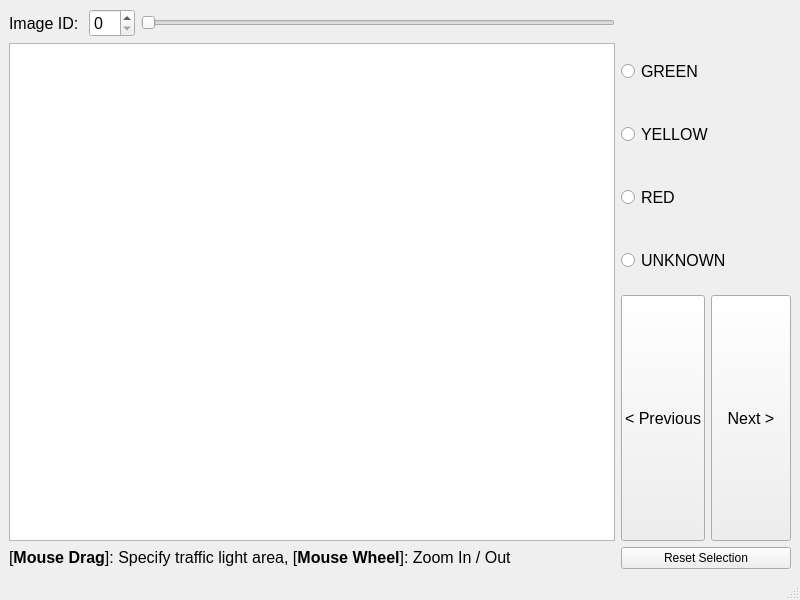
<?xml version="1.0" encoding="UTF-8"?>
<ui version="4.0">
 <class>LabelMakerGui</class>
 <widget class="QMainWindow" name="LabelMakerGui">
  <property name="geometry">
   <rect>
    <x>0</x>
    <y>0</y>
    <width>800</width>
    <height>600</height>
   </rect>
  </property>
  <property name="windowTitle">
   <string>trafficlight_recognizer/Label_Maker</string>
  </property>
  <property name="styleSheet">
   <string notr="true"/>
  </property>
  <widget class="QWidget" name="centralwidget">
   <layout class="QGridLayout" name="gridLayout">
    <item row="0" column="0">
     <layout class="QHBoxLayout" name="horizontalLayout_2">
      <item>
       <widget class="QLabel" name="label">
        <property name="sizePolicy">
         <sizepolicy hsizetype="Fixed" vsizetype="Preferred">
          <horstretch>0</horstretch>
          <verstretch>0</verstretch>
         </sizepolicy>
        </property>
        <property name="font">
         <font>
          <pointsize>12</pointsize>
         </font>
        </property>
        <property name="text">
         <string>Image ID: </string>
        </property>
       </widget>
      </item>
      <item>
       <widget class="QSpinBox" name="image_id_spin_box_">
        <property name="font">
         <font>
          <pointsize>12</pointsize>
         </font>
        </property>
       </widget>
      </item>
      <item>
       <widget class="QSlider" name="image_id_horizontal_slider_">
        <property name="orientation">
         <enum>Qt::Horizontal</enum>
        </property>
       </widget>
      </item>
     </layout>
    </item>
    <item row="1" column="1">
     <layout class="QVBoxLayout" name="verticalLayout_2">
      <item>
       <layout class="QVBoxLayout" name="verticalLayout">
        <item>
         <widget class="QRadioButton" name="green_radio_button_">
          <property name="sizePolicy">
           <sizepolicy hsizetype="Preferred" vsizetype="Preferred">
            <horstretch>0</horstretch>
            <verstretch>0</verstretch>
           </sizepolicy>
          </property>
          <property name="font">
           <font>
            <pointsize>12</pointsize>
           </font>
          </property>
          <property name="cursor">
           <cursorShape>PointingHandCursor</cursorShape>
          </property>
          <property name="text">
           <string>GREEN</string>
          </property>
          <property name="iconSize">
           <size>
            <width>24</width>
            <height>24</height>
           </size>
          </property>
          <attribute name="buttonGroup">
           <string notr="true">radio_button_group_</string>
          </attribute>
         </widget>
        </item>
        <item>
         <widget class="QRadioButton" name="yellow_radio_button_">
          <property name="sizePolicy">
           <sizepolicy hsizetype="Preferred" vsizetype="Preferred">
            <horstretch>0</horstretch>
            <verstretch>0</verstretch>
           </sizepolicy>
          </property>
          <property name="font">
           <font>
            <pointsize>12</pointsize>
           </font>
          </property>
          <property name="cursor">
           <cursorShape>PointingHandCursor</cursorShape>
          </property>
          <property name="text">
           <string>YELLOW</string>
          </property>
          <property name="iconSize">
           <size>
            <width>24</width>
            <height>24</height>
           </size>
          </property>
          <attribute name="buttonGroup">
           <string notr="true">radio_button_group_</string>
          </attribute>
         </widget>
        </item>
        <item>
         <widget class="QRadioButton" name="red_radio_button_">
          <property name="sizePolicy">
           <sizepolicy hsizetype="Preferred" vsizetype="Preferred">
            <horstretch>0</horstretch>
            <verstretch>0</verstretch>
           </sizepolicy>
          </property>
          <property name="font">
           <font>
            <pointsize>12</pointsize>
           </font>
          </property>
          <property name="cursor">
           <cursorShape>PointingHandCursor</cursorShape>
          </property>
          <property name="text">
           <string>RED</string>
          </property>
          <property name="iconSize">
           <size>
            <width>24</width>
            <height>24</height>
           </size>
          </property>
          <attribute name="buttonGroup">
           <string notr="true">radio_button_group_</string>
          </attribute>
         </widget>
        </item>
        <item>
         <widget class="QRadioButton" name="unknown_radio_button_">
          <property name="sizePolicy">
           <sizepolicy hsizetype="Preferred" vsizetype="Preferred">
            <horstretch>0</horstretch>
            <verstretch>0</verstretch>
           </sizepolicy>
          </property>
          <property name="font">
           <font>
            <pointsize>12</pointsize>
           </font>
          </property>
          <property name="cursor">
           <cursorShape>PointingHandCursor</cursorShape>
          </property>
          <property name="text">
           <string>UNKNOWN</string>
          </property>
          <property name="iconSize">
           <size>
            <width>24</width>
            <height>24</height>
           </size>
          </property>
          <attribute name="buttonGroup">
           <string notr="true">radio_button_group_</string>
          </attribute>
         </widget>
        </item>
       </layout>
      </item>
      <item>
       <layout class="QHBoxLayout" name="horizontalLayout">
        <item>
         <widget class="QPushButton" name="previous_push_button_">
          <property name="sizePolicy">
           <sizepolicy hsizetype="Preferred" vsizetype="Preferred">
            <horstretch>0</horstretch>
            <verstretch>0</verstretch>
           </sizepolicy>
          </property>
          <property name="font">
           <font>
            <pointsize>12</pointsize>
           </font>
          </property>
          <property name="toolTip">
           <string>Save the selection and Go Previous image</string>
          </property>
          <property name="text">
           <string>&lt; Previous</string>
          </property>
         </widget>
        </item>
        <item>
         <widget class="QPushButton" name="next_push_button_">
          <property name="sizePolicy">
           <sizepolicy hsizetype="Preferred" vsizetype="Preferred">
            <horstretch>0</horstretch>
            <verstretch>0</verstretch>
           </sizepolicy>
          </property>
          <property name="font">
           <font>
            <pointsize>12</pointsize>
           </font>
          </property>
          <property name="toolTip">
           <string>Save the selection and Go Next image</string>
          </property>
          <property name="whatsThis">
           <string/>
          </property>
          <property name="accessibleDescription">
           <string/>
          </property>
          <property name="text">
           <string>Next &gt;</string>
          </property>
         </widget>
        </item>
       </layout>
      </item>
     </layout>
    </item>
    <item row="1" column="0">
     <widget class="CustomGraphicsView" name="graphics_view_"/>
    </item>
    <item row="3" column="0">
     <widget class="QLabel" name="label_2">
      <property name="font">
       <font>
        <pointsize>12</pointsize>
       </font>
      </property>
      <property name="text">
       <string>&lt;html&gt;&lt;head/&gt;&lt;body&gt;&lt;p&gt;[&lt;span style=&quot; font-weight:600;&quot;&gt;Mouse Drag&lt;/span&gt;]: Specify traffic light area,  [&lt;span style=&quot; font-weight:600;&quot;&gt;Mouse Wheel&lt;/span&gt;]: Zoom In / Out&lt;/p&gt;&lt;/body&gt;&lt;/html&gt;</string>
      </property>
     </widget>
    </item>
    <item row="3" column="1">
     <widget class="QPushButton" name="reset_push_button_">
      <property name="text">
       <string>Reset Selection</string>
      </property>
     </widget>
    </item>
   </layout>
  </widget>
  <widget class="QStatusBar" name="statusbar"/>
 </widget>
 <customwidgets>
  <customwidget>
   <class>CustomGraphicsView</class>
   <extends>QGraphicsView</extends>
   <header location="global">trafficlight_recognizer/label_maker/custom_graphics_view.h</header>
  </customwidget>
 </customwidgets>
 <resources/>
 <connections/>
 <buttongroups>
  <buttongroup name="radio_button_group_"/>
 </buttongroups>
</ui>
